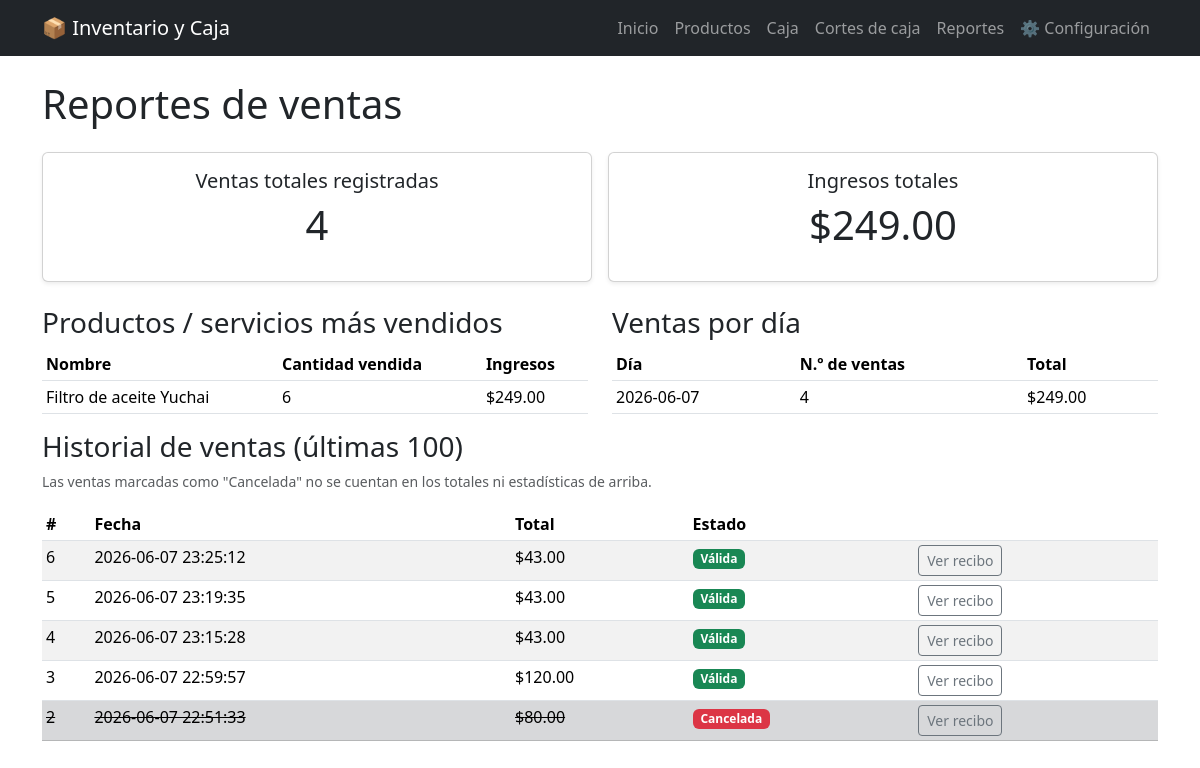
Page /reportes on the committed database.
### tables this page shows
CREATE TABLE ventas (
    id INTEGER PRIMARY KEY AUTOINCREMENT,
    fecha TEXT NOT NULL,
    total REAL NOT NULL DEFAULT 0
, cancelada INTEGER NOT NULL DEFAULT 0, motivo_cancelacion TEXT, fecha_cancelacion TEXT, turno_id INTEGER REFERENCES turnos_caja (id), monto_recibido REAL, cambio REAL);

### app.py (the view)
@app.route("/reportes")
def reportes():
    conn = get_db()
    ventas = conn.execute(
        "SELECT * FROM ventas ORDER BY fecha DESC LIMIT 100"
    ).fetchall()
    resumen = conn.execute(
        "SELECT COUNT(*) AS num_ventas, COALESCE(SUM(total), 0) AS total_general "
        "FROM ventas WHERE cancelada = 0"
    ).fetchone()
    mas_vendidos = conn.execute(
        "SELECT vd.nombre_producto, SUM(vd.cantidad) AS total_cantidad, SUM(vd.subtotal) AS total_ingresos "
        "FROM venta_detalle vd JOIN ventas v ON v.id = vd.venta_id "
        "WHERE v.cancelada = 0 "
        "GROUP BY vd.nombre_producto ORDER BY total_cantidad DESC LIMIT 10"
    ).fetchall()
    por_dia = conn.execute(
        "SELECT substr(fecha, 1, 10) AS dia, COUNT(*) AS num_ventas, SUM(total) AS total "
        "FROM ventas WHERE cancelada = 0 GROUP BY dia ORDER BY dia DESC LIMIT 30"
    ).fetchall()
    conn.close()
    return render_template(
        "reportes.html",
        ventas=ventas,
        resumen=resumen,
        mas_vendidos=mas_vendidos,
        por_dia=por_dia,
    )

### app.py (called while the page is built)
def get_db():
    conn = sqlite3.connect(DB_PATH)
    conn.row_factory = sqlite3.Row
    return conn

### templates/reportes.html (shortened to what this page needs)
{% extends "base.html" %}
{% block contenido %}
<h1 class="mb-4">Reportes de ventas</h1>
<div class="row g-3 mb-4">
    <div class="col-md-6">
        <div class="card text-center shadow-sm">
            <div class="card-body">
                <h5 class="card-title">Ventas totales registradas</h5>
                <p class="display-6">{{ resumen.num_ventas }}</p>
            </div>
        </div>
    </div>
    <div class="col-md-6">
        <div class="card text-center shadow-sm">
            <div class="card-body">
                <h5 class="card-title">Ingresos totales</h5>
                <p class="display-6">${{ "%.2f"|format(resumen.total_general) }}</p>
            </div>
        </div>
    </div>
</div>
<div class="row">
    <div class="col-md-6">
        <h3>Productos / servicios más vendidos</h3>
        <table class="table table-sm">
            <thead><tr><th>Nombre</th><th>Cantidad vendida</th><th>Ingresos</th></tr></thead>
            <tbody>
                {% for m in mas_vendidos %}
                <tr>
                    <td>{{ m.nombre_producto }}</td>
                    <td>{{ m.total_cantidad }}</td>
                    <td>${{ "%.2f"|format(m.total_ingresos) }}</td>
                </tr>
                {% else %}
                <tr><td colspan="3" class="text-muted text-center">Sin ventas todavía.</td></tr>
                {% endfor %}
            </tbody>
        </table>
    </div>
    <div class="col-md-6">
        <h3>Ventas por día</h3>
        <table class="table table-sm">
            <thead><tr><th>Día</th><th>N.º de ventas</th><th>Total</th></tr></thead>
            <tbody>
                {% for d in por_dia %}
                <tr>
                    <td>{{ d.dia }}</td>
                    <td>{{ d.num_ventas }}</td>
                    <td>${{ "%.2f"|format(d.total) }}</td>
                </tr>
                {% else %}
                <tr><td colspan="3" class="text-muted text-center">Sin ventas todavía.</td></tr>
                {% endfor %}
            </tbody>
        </table>
    </div>
</div>
<h3>Historial de ventas (últimas 100)</h3>
<p class="text-muted small">Las ventas marcadas como "Cancelada" no se cuentan en los totales ni estadísticas de arriba.</p>
<table class="table table-striped table-sm">
    <thead><tr><th>#</th><th>Fecha</th><th>Total</th><th>Estado</th><th></th></tr></thead>
    <tbody>
        {% for v in ventas %}
        <tr class="{{ 'table-secondary text-decoration-line-through' if v.cancelada else '' }}">
            <td>{{ v.id }}</td>
            <td>{{ v.fecha }}</td>
            <td>${{ "%.2f"|format(v.total) }}</td>
            <td>
                {% if v.cancelada %}
                    <span class="badge bg-danger text-decoration-none">Cancelada</span>
                {% else %}
                    <span class="badge bg-success text-decoration-none">Válida</span>
                {% endif %}
            </td>
            <td><a href="{{ url_for('recibo', venta_id=v.id) }}" class="btn btn-sm btn-outline-secondary text-decoration-none">Ver recibo</a></td>
        </tr>
        {% else %}
        <tr><td colspan="5" class="text-muted text-center">Aún no hay ventas registradas.</td></tr>
        {% endfor %}
    </tbody>
</table>
{% endblock %}

### templates/base.html (shortened to what this page needs)
<!DOCTYPE html>
<html lang="es">
<head>
    <link href="https://cdn.jsdelivr.net/npm/bootstrap@5.3.3/dist/css/bootstrap.min.css" rel="stylesheet">
</head>
<body>
    <nav class="navbar navbar-expand-lg navbar-dark bg-dark mb-4">
        <div class="container">
            <a class="navbar-brand" href="{{ url_for('inicio') }}">📦 Inventario y Caja</a>
            <div class="navbar-nav">
                <a class="nav-link" href="{{ url_for('inicio') }}">Inicio</a>
                <a class="nav-link" href="{{ url_for('productos') }}">Productos</a>
                <a class="nav-link" href="{{ url_for('caja') }}">Caja</a>
                <a class="nav-link" href="{{ url_for('turnos') }}">Cortes de caja</a>
                <a class="nav-link" href="{{ url_for('reportes') }}">Reportes</a>
                <a class="nav-link" href="{{ url_for('configuracion') }}">⚙ Configuración</a>
            </div>
        </div>
    </nav>
    <div class="container">
        {% block contenido %}{% endblock %}
    </div>
</body>
</html>

### rows in the picture
ventas: id "6", fecha "2026-06-07 23:25:12", total "43.00", cancelada "Válida"
ventas: id "5", fecha "2026-06-07 23:19:35", total "43.00", cancelada "Válida"
ventas: id "4", fecha "2026-06-07 23:15:28", total "43.00", cancelada "Válida"
ventas: id "3", fecha "2026-06-07 22:59:57", total "120.00", cancelada "Válida"
ventas: id "2", fecha "2026-06-07 22:51:33", total "80.00", cancelada "Cancelada"

### other values in the picture
{{ resumen.num_ventas }} "4"
{{ "%.2f"|format(resumen.total_general) }} "249.00"
{{ m.nombre_producto }} "Filtro de aceite Yuchai"
{{ m.total_cantidad }} "6"
{{ "%.2f"|format(m.total_ingresos) }} "249.00"
{{ d.dia }} "2026-06-07"
{{ d.num_ventas }} "4"
{{ "%.2f"|format(d.total) }} "249.00"
